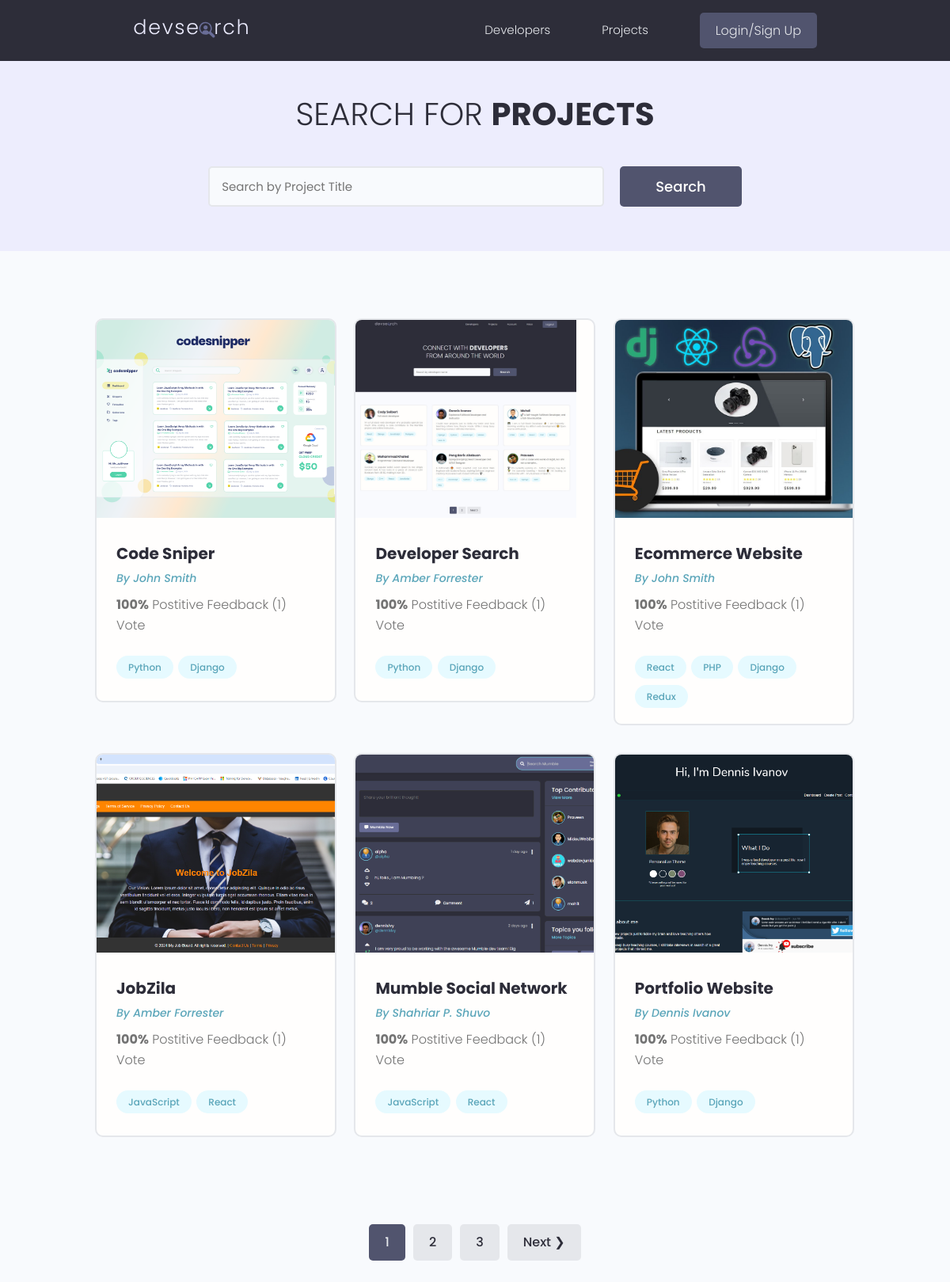
The page /projects/ on the database as committed earlier.
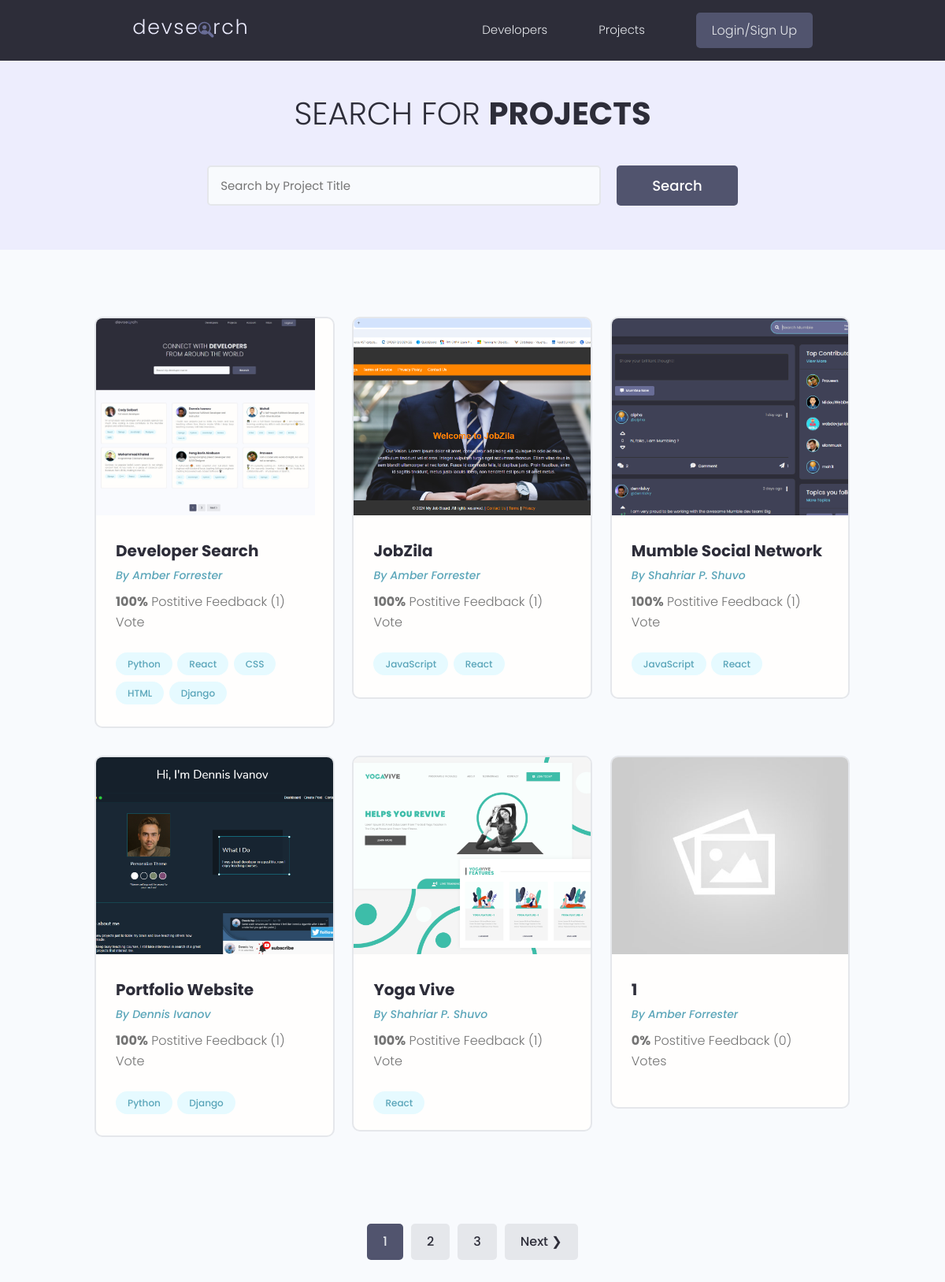
The same page on the database as committed later.
### projects/models.py (models this page shows, shortened)
class Project(models.Model):
    owner = models.ForeignKey(Profile, null=True, blank=True,
                              on_delete=models.CASCADE)
    title = models.CharField(max_length=200)
    description = models.TextField(null=True, blank=True)
    featured_image = models.ImageField(null=True, blank=True, default='default.jpg')
    demo_link = models.CharField(max_length=2000, null=True, blank=True)
    source_link = models.CharField(max_length=2000, null=True, blank=True)
    tags = models.ManyToManyField('Tag', blank=True)
    vote_total = models.IntegerField(default=0, null=True, blank=True)
    vote_ratio = models.IntegerField(default=0, null=True, blank=True)
    created = models.DateTimeField(auto_now_add=True)
    id = models.UUIDField(default=uuid.uuid4, unique=True,
                          primary_key=True, editable=False)
    class Meta:
        ordering = ['-vote_ratio','-vote_total', 'title']
    @property
    def imageURL(self):
        try:
            url = self.featured_image.url
        except:
            url = 'http://127.0.0.1:8000/images/default.jpg'
        return url

class Tag(models.Model):
    name = models.CharField(max_length=200)
    created = models.DateTimeField(auto_now_add=True)
    id = models.UUIDField(default=uuid.uuid4, unique=True,
                          primary_key=True, editable=False)
    def __str__(self):
        return self.name

### users/models.py (models this page shows, shortened)
class Profile(models.Model):
    user = models.OneToOneField(
        User, on_delete=models.CASCADE, null=True, blank=True)
    name = models.CharField(max_length=200, null=True, blank=True)
    email = models.EmailField(max_length=500, null=True, blank=True)
    username = models.CharField(max_length=200, null=True, blank=True)
    location = models.CharField(max_length=200, null=True, blank=True)
    short_intro = models.CharField(max_length=200, null=True, blank=True)
    bio = models.TextField(null=True, blank=True)
    profile_image = models.ImageField(null=True, blank=True, upload_to='profiles/',
        default="profiles/user-default.png")
    social_github = models.CharField(max_length=200, null=True, blank=True)
    social_twitter = models.CharField(max_length=200, null=True, blank=True)
    social_linkedin = models.CharField(max_length=200, null=True, blank=True)
    social_youtube = models.CharField(max_length=200, null=True, blank=True)
    social_website = models.CharField(max_length=200, null=True, blank=True)
    created = models.DateTimeField(auto_now_add=True)
    id = models.UUIDField(default=uuid.uuid4, unique=True,
                          primary_key=True, editable=False)
    class Meta:
        ordering = ['created']

### projects/views.py (the view)
# urls.py: path('projects/', views.getProjects),
def projects(request):
    projects, search_query = searchProjects(request)
    custom_range, projects = paginateProjects(request, projects, 6)
    context = {'projects': projects,
               'search_query': search_query, 'custom_range': custom_range}
    return render(request, 'projects/projects.html', context)

### projects/utils.py (called while the page is built)
def paginateProjects(request, projects, results):
    page = request.GET.get('page')
    paginator = Paginator(projects, results)
    try:
        projects = paginator.page(page)
    except PageNotAnInteger:
        page = 1
        projects = paginator.page(page)
    except EmptyPage:
        page = paginator.num_pages
        projects = paginator.page(page)
    leftIndex = (int(page) - 4)
    if leftIndex < 1:
        leftIndex = 1
    rightIndex = (int(page) + 5)
    if rightIndex > paginator.num_pages:
        rightIndex = paginator.num_pages + 1
    custom_range = range(leftIndex, rightIndex)
    return custom_range, projects

def searchProjects(request):
    search_query = ''
    if request.GET.get('search_query'):
        search_query = request.GET.get('search_query')
    tags = Tag.objects.filter(name__icontains=search_query)
    projects = Project.objects.distinct().filter(
        Q(title__icontains=search_query) |
        Q(description__icontains=search_query) |
        Q(owner__name__icontains=search_query) |
        Q(tags__in=tags)
    )
    return projects, search_query

### projects/templates/projects/projects.html (shortened to what this page needs)
{% extends 'main.html' %}
{% block content %}
<main class="projects">
    <section class="hero-section text-center">
        <div class="container container--narrow">
            <div class="hero-section__box">
                <h2>Search for <span>Projects</span></h2>
            </div>
            <div class="hero-section__search">
                <form id="searchForm" class="form" action="{% url 'projects' %}" method="GET">
                    <div class="form__field">
                        <input class="input input--text" id="formInput#search" type="text" name="search_query" value="{{ search_query }}"
                        placeholder="Search by Project Title"/>
                    </div>
                    <input class="btn btn--sub btn--lg" type="submit" value="Search"/>
                </form>
            </div>
        </div>
    </section>
    <section class="projectsList">
        <div class="container">
            <div class="grid grid--three">
                {% for project in projects %}
                <div class="column">
                    <div class="card project">
                        <a href="{% url 'project' project.id %}" class="project">
                            <img class="project__thumbnail" src="{{project.imageURL}}" alt="project thumbnail"/>
                            <div class="card__body">
                                <h3 class="project__title">{{project.title}}</h3>
                                <p><a class="project__author" href="{% url 'user-profile' project.owner.id %}">By {{project.owner.name}}</a></p>
                                <p class="project--rating">
                                    <span style="font-weight: bold;">{{project.vote_ratio}}%</span> Postitive
                                    Feedback ({{project.vote_total}}) Vote{{project.vote_total|pluralize:"s"}}
                                </p>
                                <div class="project__tags">
                                    {% for tag in project.tags.all %}
                                    <span class="tag tag--pill tag--main">
                                    <small>{{tag}}</small>
                                    </span>
                                    {% endfor %}
                                </div>
                            </div>
                        </a>
                    </div>
                </div>
                {% endfor %}
            </div>
        </div>
    </section>
    {% include 'pagination.html' with queryset=projects custom_range=custom_range %}
</main>
{% endblock content %}

Rows that differ between the two databases and show on the page:
removed Project: imageURL (picture), title "Code Sniper", owner.name "John Smith", vote_ratio "100", vote_total "1", Tag (name "Python"), Tag (name "Django")
removed Project: imageURL (picture), title "Ecommerce Website", owner.name "John Smith", vote_ratio "100", vote_total "1", Tag (name "React"), Tag (name "Django")
no longer on this page (row unchanged): Tag: name "PHP", shown under "Ecommerce Website"
no longer on this page (row unchanged): Tag: name "Redux", shown under "Ecommerce Website"
changed Project "Developer Search": gains Tag (name "React")
added Tag: name "CSS", shown under Project "Developer Search"
added Tag: name "HTML", shown under Project "Developer Search"
now on this page (row unchanged): Project: imageURL (picture), title "Yoga Vive", owner.name "Shahriar P. Shuvo", vote_ratio "100", vote_total "1", Tag (name "React")
now on this page (row unchanged): Project: imageURL (placeholder picture), title "1", owner.name "Amber Forrester", vote_ratio "0", vote_total "0"
